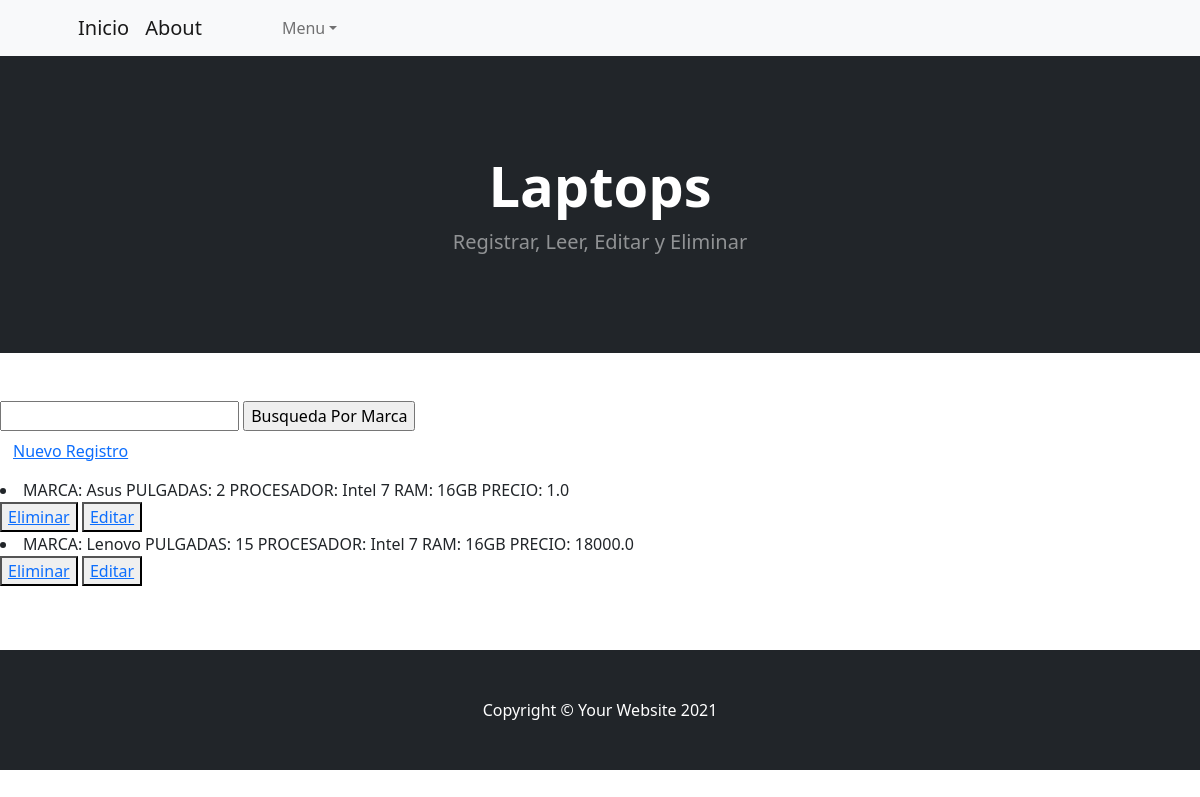
Page /AppTecno/laptops on the committed database.
### AppTecno/models.py (models this page shows)
class Laptops(models.Model):
    marca = models.CharField(max_length=10)
    pulgadas = models.IntegerField()
    procesador = models.CharField(max_length=20)
    ram = models.CharField(max_length=5)
    precio = models.FloatField()
    def __str__(self):
        return f"MARCA: {self.marca} PULGADAS: {self.pulgadas} PROCESADOR: {self.procesador} RAM: {self.ram} PRECIO: {self.precio}"

### AppTecno/views.py (the view)
# urls.py: path('laptops',views.Laptoplist.as_view(),name='Laptops'),
class Laptoplist(ListView):
    model = Laptops
    template_name = "AppTecno/laptop_list.html"

### AppTecno/templates/AppTecno/laptop_list.html (shortened to what this page needs)
{%extends "AppInicio/base.html"%}
{%load static%}
{%block head%}
<h1 class="display-4 fw-bolder">Laptops</h1>
<p class="lead fw-normal text-white-50 mb-0">Registrar, Leer, Editar y Eliminar</p>
{%endblock%}
{%block contenido%}
    <form action="/AppTecno/buscarLaptop/" method="GET">
        <input type="text" name="marca" id="marca">
        <input type="submit" value="Busqueda Por Marca">
    </form>
    <h3>
        <button type="button" class="btn btn-link">
        <a href="{% url 'New' %}">Nuevo Registro</a>
        </button>
    </h3>
    {% for laptop in object_list %}
        <li>{{laptop}}</li>
        <button>
            <a href="{% url 'Delete' laptop.id %}">Eliminar</a>
        </button>
        <button>
            <a href="{% url 'Edit' laptop.id %}">Editar</a>
        </button>
    {% endfor %}
{%endblock%}

### rows in the picture
Laptops: marca+pulgadas+procesador "MARCA: Asus PULGADAS: 2 PROCESADOR: Intel 7 RAM: 16GB PRECIO: 1.0"
Laptops: marca+pulgadas+procesador "MARCA: Lenovo PULGADAS: 15 PROCESADOR: Intel 7 RAM: 16GB PRECIO: 18000.0"
